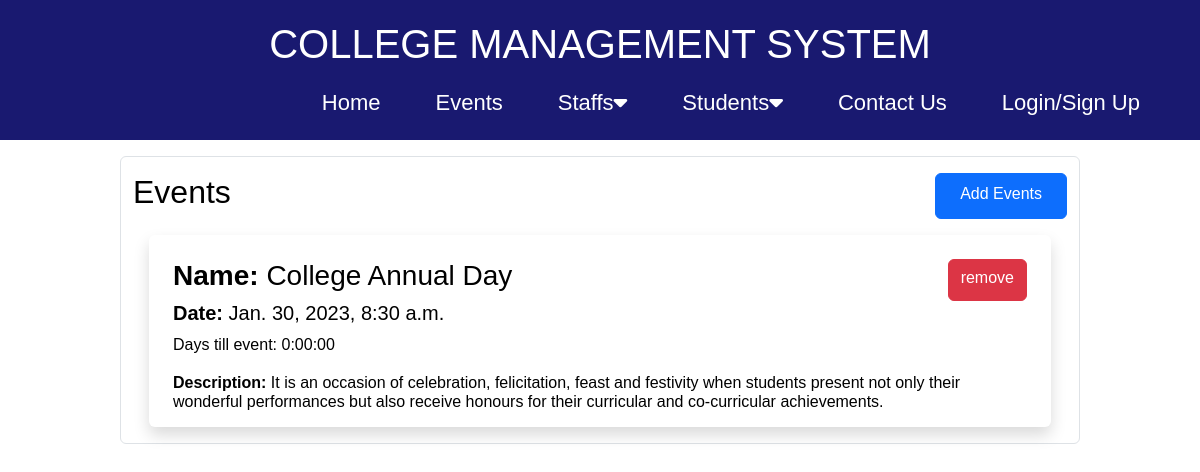
Screenshot of /events/ with the database file from the repository.
### college_management_app/models.py (models this page shows, shortened)
class Events(models.Model):
    title = models.CharField(max_length=100)
    date = models.DateTimeField()
    description = models.TextField()
    created = models.DateTimeField(auto_now=True)
    id = models.UUIDField(default=uuid.uuid4, unique=True, primary_key=True, editable=False)
    @property
    def Days_till(self):
        event_date = self.date.date()
        remain_days = event_date - date.today()
        return str(remain_days).split(',')[0]

### college_management_app/views.py (the view)
# urls.py: path('events/', EventsList, name='events'),
def EventsList(request):
    events = Events.objects.all()
    return render(request, 'events.html', {'events':events})

### templates/events.html
{% extends 'Base.html' %} {% block content %}
<div class="container mt-3 border rounded" style="width: 80%">
  <div class="my-3 d-flex justify-content-between">
    <h2>Events</h2>
    <a href="{% url 'add-event' %}" class="btn btn-primary py-2 px-4"
      >Add Events</a
    >
  </div>
  {% for event in events %}
  <div class="m-3 py-2 px-4 shadow rounded">
    <div class="mt-3 d-flex justify-content-between">
      <h3><strong>Name:</strong> {{event.title}}</h3>
      <a href="{% url 'delete-event' event.id %}" class="btn btn-danger"
        >remove</a
      >
    </div>
    <h5><strong>Date:</strong> {{event.date}}</h5>
    <p>Days till event: {{event.Days_till}}</p>
    <h6><strong>Description:</strong> {{event.description}}</h6>
  </div>
  {% endfor %}
</div>
{% endblock content %}

### static/styles/app.css (style rules this page uses)
* { margin: 0; padding: 0; box-sizing: border-box; }
body { font-family: sans-serif; color: black; }

### rows the page displays
Events: title "College Annual Day", date "Jan. 30, 2023, 8:30 a.m.", Days_till "0:00:00", description "It is an occasion of celebration, felicitation, feast and festivity when students present not only their wonderful performances but also receive honours for their curricular and co-curricular achievements."
